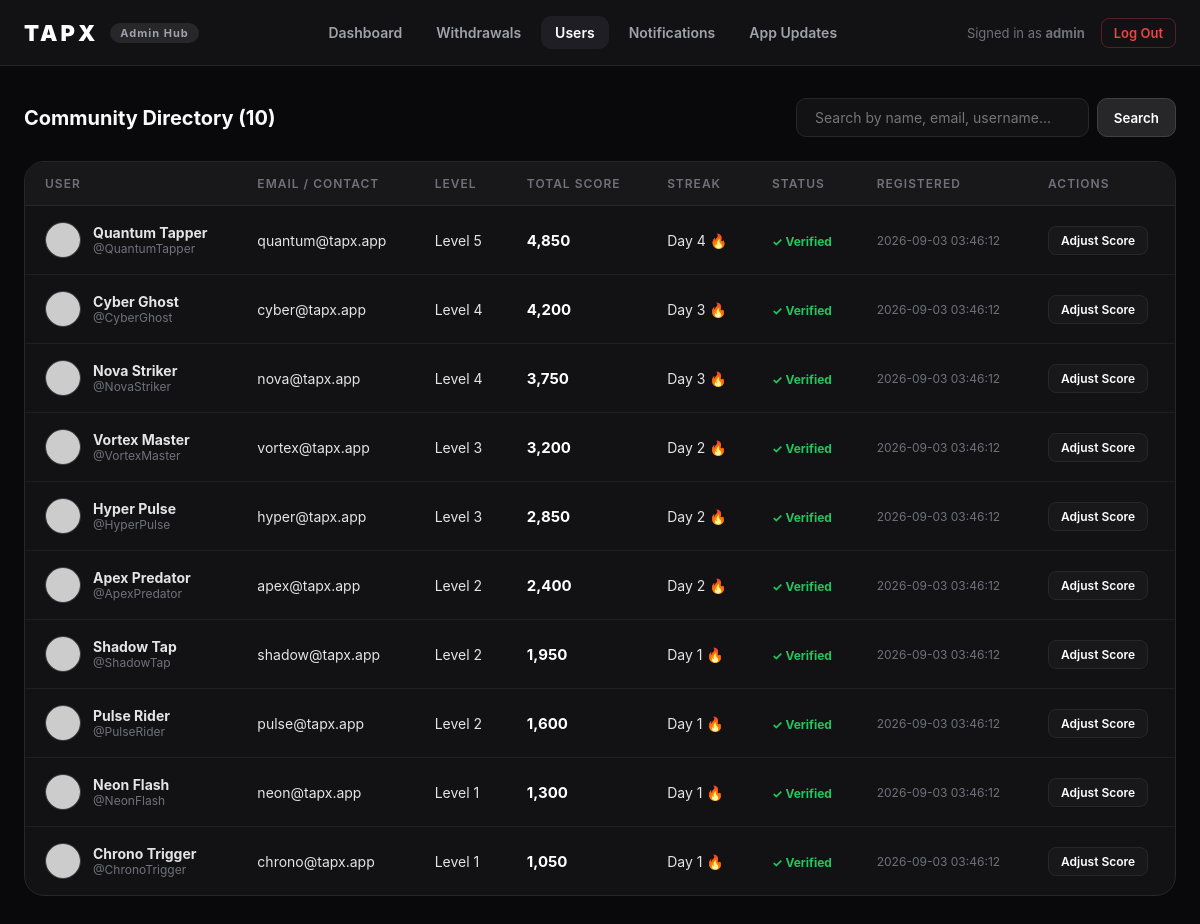
Page /admin/users.php (signed in) on the committed database.
### tables this page shows
CREATE TABLE IF NOT EXISTS `users` (
    `id` VARCHAR(64) PRIMARY KEY,
    `name` VARCHAR(100) NOT NULL,
    `username` VARCHAR(100) UNIQUE NOT NULL,
    `email` VARCHAR(150) UNIQUE NOT NULL,
    `password_hash` VARCHAR(255) NOT NULL,
    `avatar_url` VARCHAR(500) NULL,
    `rank` INT DEFAULT 1,
    `level` INT DEFAULT 1,
    `score` BIGINT DEFAULT 0,
    `streak_days` INT DEFAULT 1,
    `phone` VARCHAR(30) NULL,
    `twitter_handle` VARCHAR(100) NULL,
    `discord_username` VARCHAR(100) NULL,
    `is_verified` TINYINT(1) DEFAULT 0,
    `auth_token` VARCHAR(255) NULL,
    `token_expires_at` DATETIME NULL,
    `created_at` DATETIME DEFAULT CURRENT_TIMESTAMP,
    `updated_at` DATETIME DEFAULT CURRENT_TIMESTAMP ON UPDATE CURRENT_TIMESTAMP
);

### admin/auth.php (called while the page is built, shortened)
<?php
function getAdminUser() {
    return isset($_SESSION['admin_username']) ? $_SESSION['admin_username'] : 'Admin';
}

### admin/users.php (the view, shortened to what this page needs)
<?php
require_once __DIR__ . '/auth.php';
$db = Database::getConnection();
$search = isset($_GET['q']) ? trim($_GET['q']) : '';
$whereSql = "";
$params = [];
$stmt = $db->prepare("
    SELECT id, name, username, email, avatar_url, rank, level, score, streak_days, phone, is_verified, created_at
    FROM users
    $whereSql
    ORDER BY score DESC
    LIMIT 50
");
$stmt->execute($params);
$users = $stmt->fetchAll();
?>
<!DOCTYPE html>
<html lang="en">
<head>
</head>
<body>
    <header>
        <div class="logo-group">
            <a href="index" class="logo">TAPX</a>
            <div class="admin-badge">Admin Hub</div>
        </div>
        <nav class="nav-links" id="navLinks">
            <a href="index">Dashboard</a>
            <a href="withdrawals">Withdrawals</a>
            <a href="users" class="active">Users</a>
            <a href="notifications">Notifications</a>
            <a href="app-updates">App Updates</a>
        </nav>
        <div class="user-nav">
            <span>Signed in as <strong><?php echo htmlspecialchars(getAdminUser()); ?></strong></span>
            <a href="logout" class="logout-btn">Log Out</a>
        </div>
    </header>
    <div class="container">
        <div class="toolbar">
            <h2 style="font-size: 20px; font-weight: 700;">Community Directory (<?php echo count($users); ?>)</h2>
            <form method="GET" action="users" style="display: flex; gap: 8px; width: 100%; max-width: 380px;">
                <input type="text" name="q" class="search-input" placeholder="Search by name, email, username..." value="<?php echo htmlspecialchars($search); ?>">
                <button type="submit" style="background: #27272A; border: 1px solid #3F3F46; color: #FFFFFF; border-radius: 10px; padding: 0 16px; font-weight: 600; cursor: pointer;">Search</button>
            </form>
        </div>
        <div class="table-card">
            <table>
                <thead>
                    <tr>
                        <th>User</th>
                        <th>Email / Contact</th>
                        <th>Level</th>
                        <th>Total Score</th>
                        <th>Streak</th>
                        <th>Status</th>
                        <th>Registered</th>
                        <th>Actions</th>
                    </tr>
                </thead>
                <tbody>
                    <?php foreach ($users as $u): ?>
                        <tr>
                            <td>
                                <div class="user-cell">
                                    <img src="<?php echo !empty($u['avatar_url']) ? htmlspecialchars($u['avatar_url']) : 'https://ui-avatars.com/api/?name=' . urlencode($u['name'] ?: $u['username']) . '&background=27272A&color=FFFFFF'; ?>" class="avatar" alt="Avatar">
                                    <div>
                                        <strong><?php echo htmlspecialchars($u['name'] ?: $u['username']); ?></strong>
                                        <div style="font-size: 12px; color: #71717A;">@<?php echo htmlspecialchars($u['username']); ?></div>
                                    </div>
                                </div>
                            </td>
                            <td>
                                <div><?php echo htmlspecialchars($u['email']); ?></div>
                            </td>
                            <td>Level <?php echo $u['level']; ?></td>
                            <td><strong style="color: #FFFFFF; font-size: 15px;"><?php echo number_format($u['score']); ?></strong></td>
                            <td>Day <?php echo $u['streak_days']; ?> 🔥</td>
                            <td>
                                <?php if ($u['is_verified']): ?>
                                    <span style="color: #22C55E; font-weight: 700; font-size: 12px;">✓ Verified</span>
                                <?php else: ?>
                                    <span style="color: #71717A; font-size: 12px;">Unverified</span>
                                <?php endif; ?>
                            </td>
                            <td style="font-size: 12px; color: #71717A;"><?php echo $u['created_at']; ?></td>
                            <td>
                                <button class="action-btn" onclick="adjustScore('<?php echo $u['id']; ?>', '<?php echo htmlspecialchars($u['name'] ?: $u['username']); ?>', '<?php echo $u['score']; ?>')">Adjust Score</button>
                            </td>
                        </tr>
                    <?php endforeach; ?>
                </tbody>
            </table>
        </div>
    </div>
</body>
</html>

### admin/users.php (style rules this page uses)
* { box-sizing: border-box; margin: 0; padding: 0; font-family: -apple-system, BlinkMacSystemFont, 'Segoe UI', Roboto, sans-serif; }
body { background: #09090B; color: #FAFAFA; min-height: 100vh; display: flex; flex-direction: column; }
header { background: #121215; border-bottom: 1px solid #27272A; padding: 16px 24px; display: flex; align-items: center; justify-content: space-between; position: sticky; top: 0; z-index: 100; }
.logo-group { display: flex; align-items: center; gap: 12px; }
.logo { font-size: 22px; font-weight: 900; letter-spacing: 3px; color: #FFFFFF; text-decoration: none; }
.admin-badge { background: #27272A; color: #A1A1AA; font-size: 11px; font-weight: 700; padding: 3px 10px; border-radius: 20px; letter-spacing: 1px; }
.nav-links { display: flex; align-items: center; gap: 6px; }
.nav-links a { color: #A1A1AA; text-decoration: none; font-size: 14px; font-weight: 600; padding: 8px 14px; border-radius: 10px; transition: all 0.2s; display: inline-flex; align-items: center; gap: 6px; }
.nav-links a:hover, .nav-links a.active { color: #FFFFFF; background: #1E1E24; }
.user-nav { display: flex; align-items: center; gap: 16px; font-size: 13px; color: #71717A; }
.logout-btn { color: #EF4444; text-decoration: none; font-weight: 600; padding: 6px 12px; border-radius: 8px; border: 1px solid rgba(239, 68, 68, 0.3); }
.container { max-width: 1280px; width: 100%; margin: 0 auto; padding: 32px 24px; flex: 1; }
.toolbar { display: flex; align-items: center; justify-content: space-between; gap: 16px; margin-bottom: 24px; }
.search-input { background: #121215; border: 1px solid #27272A; border-radius: 10px; padding: 10px 18px; font-size: 14px; color: #FFFFFF; outline: none; width: 340px; }
.table-card { background: #121215; border: 1px solid #27272A; border-radius: 20px; overflow-x: auto; -webkit-overflow-scrolling: touch; }
table { width: 100%; min-width: 750px; border-collapse: collapse; text-align: left; font-size: 14px; }
th { background: #18181B; padding: 14px 20px; font-size: 12px; font-weight: 600; color: #71717A; text-transform: uppercase; letter-spacing: 1px; border-bottom: 1px solid #27272A; }
td { padding: 16px 20px; border-bottom: 1px solid #1E1E24; color: #E4E4E7; }
tr:last-child td { border-bottom: none; }
.avatar { width: 36px; height: 36px; border-radius: 50%; object-fit: cover; border: 1px solid #3F3F46; }
.user-cell { display: flex; align-items: center; gap: 12px; }
.action-btn { background: #18181B; border: 1px solid #27272A; color: #FFFFFF; border-radius: 8px; padding: 6px 12px; font-size: 12px; font-weight: 600; cursor: pointer; }

### rows in the picture
users: name "Quantum Tapper", username "QuantumTapper", email "quantum@tapx.app", level "5", score "4,850", streak_days "4", is_verified "✓ Verified", created_at "2026-09-03 03:46:12"
users: name "Cyber Ghost", username "CyberGhost", email "cyber@tapx.app", level "4", score "4,200", streak_days "3", is_verified "✓ Verified", created_at "2026-09-03 03:46:12"
users: name "Nova Striker", username "NovaStriker", email "nova@tapx.app", level "4", score "3,750", streak_days "3", is_verified "✓ Verified", created_at "2026-09-03 03:46:12"
users: name "Vortex Master", username "VortexMaster", email "vortex@tapx.app", level "3", score "3,200", streak_days "2", is_verified "✓ Verified", created_at "2026-09-03 03:46:12"
users: name "Hyper Pulse", username "HyperPulse", email "hyper@tapx.app", level "3", score "2,850", streak_days "2", is_verified "✓ Verified", created_at "2026-09-03 03:46:12"
users: name "Apex Predator", username "ApexPredator", email "apex@tapx.app", level "2", score "2,400", streak_days "2", is_verified "✓ Verified", created_at "2026-09-03 03:46:12"
users: name "Shadow Tap", username "ShadowTap", email "shadow@tapx.app", level "2", score "1,950", streak_days "1", is_verified "✓ Verified", created_at "2026-09-03 03:46:12"
users: name "Pulse Rider", username "PulseRider", email "pulse@tapx.app", level "2", score "1,600", streak_days "1", is_verified "✓ Verified", created_at "2026-09-03 03:46:12"
users: name "Neon Flash", username "NeonFlash", email "neon@tapx.app", level "1", score "1,300", streak_days "1", is_verified "✓ Verified", created_at "2026-09-03 03:46:12"
users: name "Chrono Trigger", username "ChronoTrigger", email "chrono@tapx.app", level "1", score "1,050", streak_days "1", is_verified "✓ Verified", created_at "2026-09-03 03:46:12"

### other values in the picture
getAdminUser() "admin"
count($users) "10"
